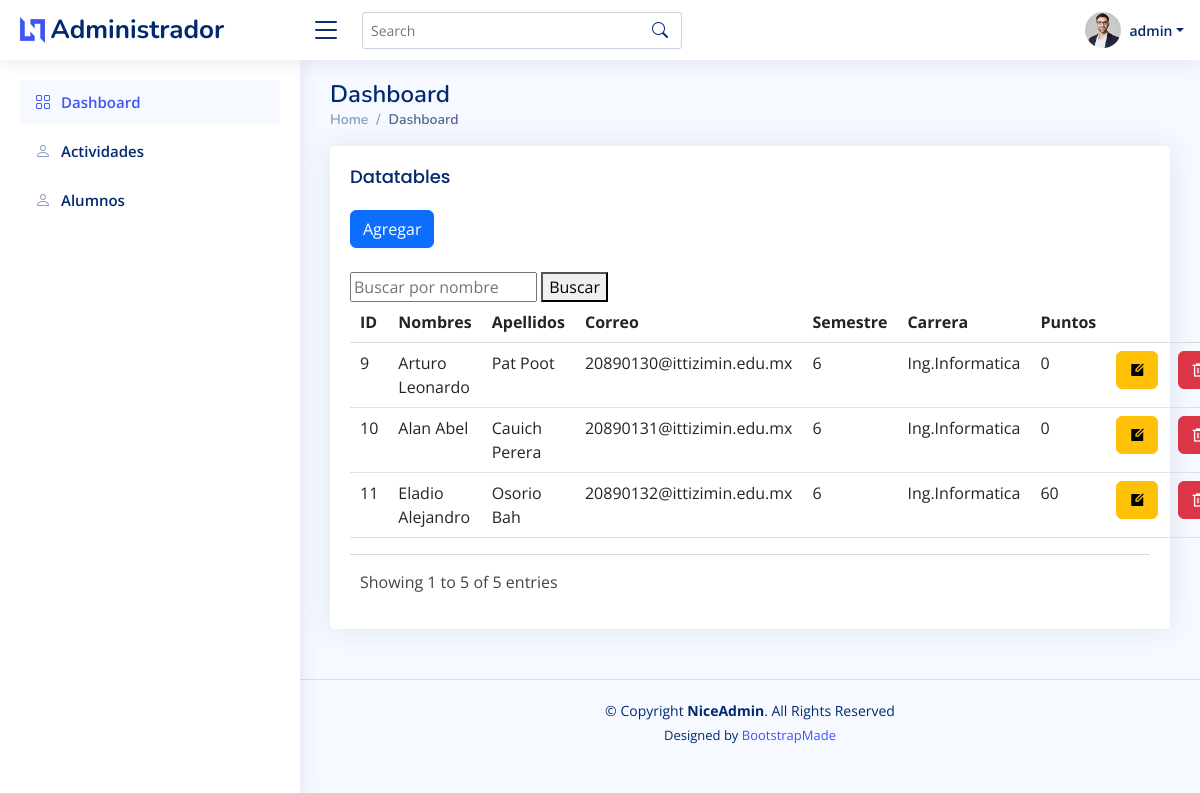
The page /admin/alumnos.php (signed in) on the database its author committed.
### tables this page shows
CREATE TABLE `adminsresponsables` (
  `id` int(11) NOT NULL,
  `nombre` varchar(200) NOT NULL,
  `correo` varchar(200) NOT NULL,
  `contrasena` varchar(200) NOT NULL,
  `tipo_usuario` varchar(200) NOT NULL DEFAULT 'usuario',
  `imgperfil` varchar(200) NOT NULL
);

CREATE TABLE `alumnos` (
  `id` int(11) NOT NULL,
  `nombres` varchar(200) NOT NULL,
  `apellidos` varchar(200) NOT NULL,
  `correo` varchar(200) NOT NULL,
  `semestre` int(11) NOT NULL,
  `carrera` varchar(200) NOT NULL,
  `contrasena` varchar(200) NOT NULL,
  `puntos` int(11) NOT NULL,
  `imgperfil` varchar(200) NOT NULL
);

### admin/alumnos.php (the view, shortened to what this page needs)
<!DOCTYPE html>
<html lang="en">
<head>
    <link href="../assets/vendor/bootstrap/css/bootstrap.min.css" rel="stylesheet">
    <link href="../assets/vendor/bootstrap-icons/bootstrap-icons.css" rel="stylesheet">
    <link href="../assets/vendor/boxicons/css/boxicons.min.css" rel="stylesheet">
    <link href="../assets/vendor/quill/quill.snow.css" rel="stylesheet">
    <link href="../assets/vendor/quill/quill.bubble.css" rel="stylesheet">
    <link href="../assets/vendor/remixicon/remixicon.css" rel="stylesheet">
    <link href="../assets/vendor/simple-datatables/style.css" rel="stylesheet">
    <link href="../assets/css/style.css" rel="stylesheet">
</head>
<body>
    <?php
    @include '../config.php';
    $id_admin = $_SESSION['id_admin'];
    $sql = "SELECT id, nombre, correo, tipo_usuario FROM adminsresponsables WHERE id = ?";
    $stmt = $conn->prepare($sql);
    $stmt->bind_param("i", $id_admin);
    $stmt->execute();
    $stmt->bind_result($id, $nombre, $correo, $tipo_usuario);
    ?>
    <header id="header" class="header fixed-top d-flex align-items-center ">
        <div class="d-flex align-items-center justify-content-between">
            <a href="index.html" class="logo d-flex align-items-center">
                <img src="../assets/img/logo.png" alt="">
                <span class="d-none d-lg-block">Administrador</span>
            </a>
            <i class="bi bi-list toggle-sidebar-btn"></i>
        </div>
        <div class="search-bar">
            <form class="search-form d-flex align-items-center" method="POST" action="#">
                <input type="text" name="query" placeholder="Search" title="Enter search keyword">
                <button type="submit" title="Search"><i class="bi bi-search"></i></button>
            </form>
        </div>
        <nav class="header-nav ms-auto">
            <ul class="d-flex align-items-center">
                <li class="nav-item dropdown pe-3">
                    <a class="nav-link nav-profile d-flex align-items-center pe-0" href="#" data-bs-toggle="dropdown">
                        <img src="../assets/img/profile-img.jpg" alt="Profile" class="rounded-circle">
                        <span class="d-none d-md-block dropdown-toggle ps-2"><?php echo $nombre; ?></span>
                    </a>
                </li>
            </ul>
        </nav>
    </header>
    <aside id="sidebar" class="sidebar">
        <ul class="sidebar-nav" id="sidebar-nav">
            <li class="nav-item">
                <a class="nav-link " href="../admin_page.php">
                    <i class="bi bi-grid"></i>
                    <span>Dashboard</span>
                </a>
            </li>
            <li class="nav-item">
                <a class="nav-link collapsed" href="actividades.php">
                    <i class="bi bi-person"></i>
                    <span>Actividades</span>
                </a>
            </li>
            <li class="nav-item">
                <a class="nav-link collapsed" href="alumnos.php">
                    <i class="bi bi-person"></i>
                    <span>Alumnos</span>
                </a>
            </li>
        </ul>
    </aside>
    <main id="main" class="main">
        <div class="pagetitle">
            <h1>Dashboard</h1>
            <nav>
                <ol class="breadcrumb">
                    <li class="breadcrumb-item"><a href="login_form.php">Home</a></li>
                    <li class="breadcrumb-item active">Dashboard</li>
                </ol>
            </nav>
        </div>
        <div class="row">
            <div class="col-lg-12">
                <div class="card">
                    <div class="card-body">
                        <h5 class="card-title">Datatables</h5>
                        <a href="agregar_alumno.php" class="btn btn-primary">Agregar</a>
                        <br>
                        <br>
                        <input type="text" id="search" placeholder="Buscar por nombre">
                        <button id="searchBtn" type="button">Buscar</button>
                        <div class="datatable-wrapper datatable-loading no-footer sortable searchable fixed-columns">
                            <div class="datatable-container">
                                <table class="table datatable datatable-table">
                                    <thead>
                                        <tr>
                                            <th data-sortable="true"><a href="#">ID</a></th>
                                            <th data-sortable="true"><a href="#">Nombres</a></th>
                                            <th data-sortable="true"><a href="#">Apellidos</a></th>
                                            <th data-sortable="true"><a href="#">Correo</a></th>
                                            <th data-sortable="true"><a href="#">Semestre</a></th>
                                            <th data-sortable="true"><a href="#">Carrera</a></th>
                                            <th data-sortable="true"><a href="#">Puntos</a></th>
                                            <th>&nbsp;</th>
                                            <th>&nbsp;</th>
                                        </tr>
                                    </thead>
                                    <tbody>
                                        <?php
                                        $sql = "SELECT * FROM alumnos";
                                        $resultado = mysqli_query($conn, $sql);
                                        foreach ($resultado as $fila) {
                                            echo "<tr>";
                                            echo "<td>" . $fila['id'] . "</td>";
                                            echo "<td>" . $fila['nombres'] . "</td>";
                                            echo "<td>" . $fila['apellidos'] . "</td>";
                                            echo "<td>" . $fila['correo'] . "</td>";
                                            echo "<td>" . $fila['semestre'] . "</td>";
                                            echo "<td>" . $fila['carrera'] . "</td>";
                                            echo "<td>" . $fila['puntos'] . "</td>";
                                            echo '<td> <a href= "editar_alumnos.php?ideditar=' . $fila['id'] . ' " class="btn btn-warning ri-edit-box-fill"> </td>';
                                            echo '<td> <a href= "eliminar_alumnos.php?ideliminar=' . $fila['id'] . ' " class="btn btn-danger ri-delete-bin-6-line"> </td>';
                                            echo "</tr>";
                                        }
                                        ?>
                                    </tbody>
                                </table>
                            </div>
                            <div class="datatable-bottom">
                                <div class="datatable-info">Showing 1 to 5 of 5 entries</div>
                            </div>
                        </div>
                    </div>
                </div>
            </div>
        </div>
    </main>
    <footer id="footer" class="footer">
        <div class="copyright">
            &copy; Copyright <strong><span>NiceAdmin</span></strong>. All Rights Reserved
        </div>
        <div class="credits">
            Designed by <a href="https://bootstrapmade.com/">BootstrapMade</a>
        </div>
    </footer>
</body>
</html>

### assets/css/style.css (style rules this page uses)
:root { scroll-behavior: smooth; }
body { font-family: "Open Sans", sans-serif; background: #f6f9ff; color: #444444; }
a { color: #4154f1; text-decoration: none; }
h1, h2, h3, h4, h5, h6 { font-family: "Nunito", sans-serif; }
#main { margin-top: 60px; padding: 20px 30px; transition: all 0.3s; }
.pagetitle { margin-bottom: 10px; }
.pagetitle h1 { font-size: 24px; margin-bottom: 0; font-weight: 600; color: #012970; }
.card { margin-bottom: 30px; border: none; border-radius: 5px; box-shadow: 0px 0 30px rgba(1, 41, 112, 0.1); }
.card-title { padding: 20px 0 15px 0; font-size: 18px; font-weight: 500; color: #012970; font-family: "Poppins", sans-serif; }
.card-body { padding: 0 20px 20px 20px; }
.breadcrumb { font-size: 14px; font-family: "Nunito", sans-serif; color: #899bbd; font-weight: 600; }
.breadcrumb a { color: #899bbd; transition: 0.3s; }
.breadcrumb .breadcrumb-item::before { color: #899bbd; }
.breadcrumb .active { color: #51678f; font-weight: 600; }
.logo { line-height: 1; }
@media (min-width: 1200px) { .logo { width: 280px; } }
.logo img { max-height: 26px; margin-right: 6px; }
.logo span { font-size: 26px; font-weight: 700; color: #012970; font-family: "Nunito", sans-serif; }
.header { transition: all 0.5s; z-index: 997; height: 60px; box-shadow: 0px 2px 20px rgba(1, 41, 112, 0.1); background-color: #fff; padding-left: 20px; }
.header .toggle-sidebar-btn { font-size: 32px; padding-left: 10px; cursor: pointer; color: #012970; }
.header .search-bar { min-width: 360px; padding: 0 20px; }
.header .search-form { width: 100%; }
.header .search-form input { border: 0; font-size: 14px; color: #012970; border: 1px solid rgba(1, 41, 112, 0.2); padding: 7px 38px 7px 8px; border-radius: 3px; transition: 0.3s; width: 100%; }
.header .search-form button { border: 0; padding: 0; margin-left: -30px; background: none; }
.header .search-form button i { color: #012970; }
.header-nav ul { list-style: none; }
.header-nav>ul { margin: 0; padding: 0; }
.header-nav .nav-profile { color: #012970; }
.header-nav .nav-profile img { max-height: 36px; }
.header-nav .nav-profile span { font-size: 14px; font-weight: 600; }
.sidebar { position: fixed; top: 60px; left: 0; bottom: 0; width: 300px; z-index: 996; transition: all 0.3s; padding: 20px; overflow-y: auto; scrollbar-width: thin; scrollbar-color: #aab7cf transparent; box-shadow: 0px 0px 20px rgba(1, 41, 112, 0.1); background-color: #fff; }
@media (min-width: 1200px) { #main, #footer { margin-left: 300px; } }
.sidebar-nav { padding: 0; margin: 0; list-style: none; }
.sidebar-nav li { padding: 0; margin: 0; list-style: none; }
.sidebar-nav .nav-item { margin-bottom: 5px; }
.sidebar-nav .nav-link { display: flex; align-items: center; font-size: 15px; font-weight: 600; color: #4154f1; transition: 0.3; background: #f6f9ff; padding: 10px 15px; border-radius: 4px; }
.sidebar-nav .nav-link i { font-size: 16px; margin-right: 10px; color: #4154f1; }
.sidebar-nav .nav-link.collapsed { color: #012970; background: #fff; }
.sidebar-nav .nav-link.collapsed i { color: #899bbd; }
.footer { padding: 20px 0; font-size: 14px; transition: all 0.3s; border-top: 1px solid #cddfff; }
.footer .copyright { text-align: center; color: #012970; }
.footer .credits { padding-top: 5px; text-align: center; font-size: 13px; color: #012970; }

### rows shown on the page
adminsresponsables: nombre "admin"
alumnos: id "9", nombres "Arturo Leonardo", apellidos "Pat Poot", correo "20890130@ittizimin.edu.mx", semestre "6", carrera "Ing.Informatica", puntos "0"
alumnos: id "10", nombres "Alan Abel", apellidos "Cauich Perera", correo "20890131@ittizimin.edu.mx", semestre "6", carrera "Ing.Informatica", puntos "0"
alumnos: id "11", nombres "Eladio Alejandro", apellidos "Osorio Bah", correo "20890132@ittizimin.edu.mx", semestre "6", carrera "Ing.Informatica", puntos "60"
